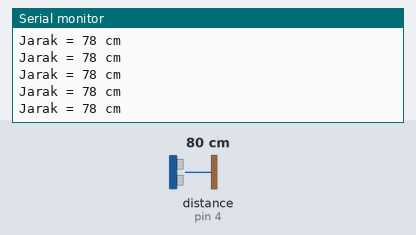
Bench run of a sketch on a simulated Arduino Uno, built with avr-gcc and run on an emulated ATmega328P. On the bench: the last lines printed to the serial monitor. Wiring (inferred from the names in the program): ultrasonic range finder: trigger pin 3; echo pin 4. Inputs (shaded band) come from the test bench; at power-on: distance to the obstacle (sensor on pin 4) 80 cm. The echo pulse lasts 58.3 µs per cm.

Above: at 1.2 s.
1.3 s: distance to the obstacle (sensor on pin 4) set to 299 cm
At 1.62 s:
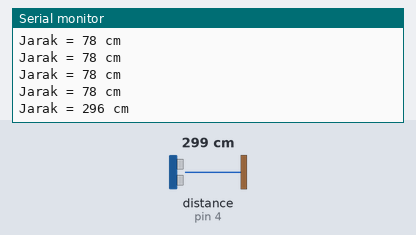
4.3 s: distance to the obstacle (sensor on pin 4) set to 2 cm
At 4.45 s:
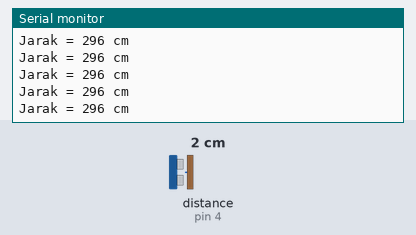
Timing chart, 0 to 7.3 s (numbered marks = the images above; inputs shaded):
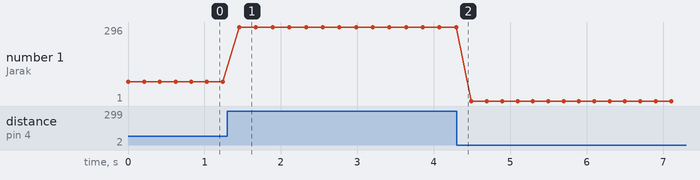

The sketch:

ultrasonic_proteus.ino
```cpp
const int trigPin = 3;
const int echoPin = 4;

long duration;
int distance;

void setup() {
  // put your setup code here, to run once:
  Serial.begin(9600);
  pinMode(trigPin, OUTPUT);
  pinMode(echoPin, INPUT);
}

void loop() {
  // put your main code here, to run repeatedly:
  // Clear trigPin
  digitalWrite(trigPin, LOW);
  delayMicroseconds(2);

  // Set trigPin to HIGH
  digitalWrite(trigPin, HIGH);
  delayMicroseconds(10);
  digitalWrite(trigPin, LOW);

  duration = pulseIn(echoPin, HIGH);
  distance = duration*0.034/2;
  Serial.print("Jarak = ");
  Serial.print(distance);
  Serial.println(" cm");
  delay(200);
}
```

Measured:
- after the input at 1.3 s, the serial monitor: prints a new line after 0.16 s (image 1)
- plotted number 1: 78 → 296 after the input at 1.3 s, 296 → 1 after the input at 4.3 s
